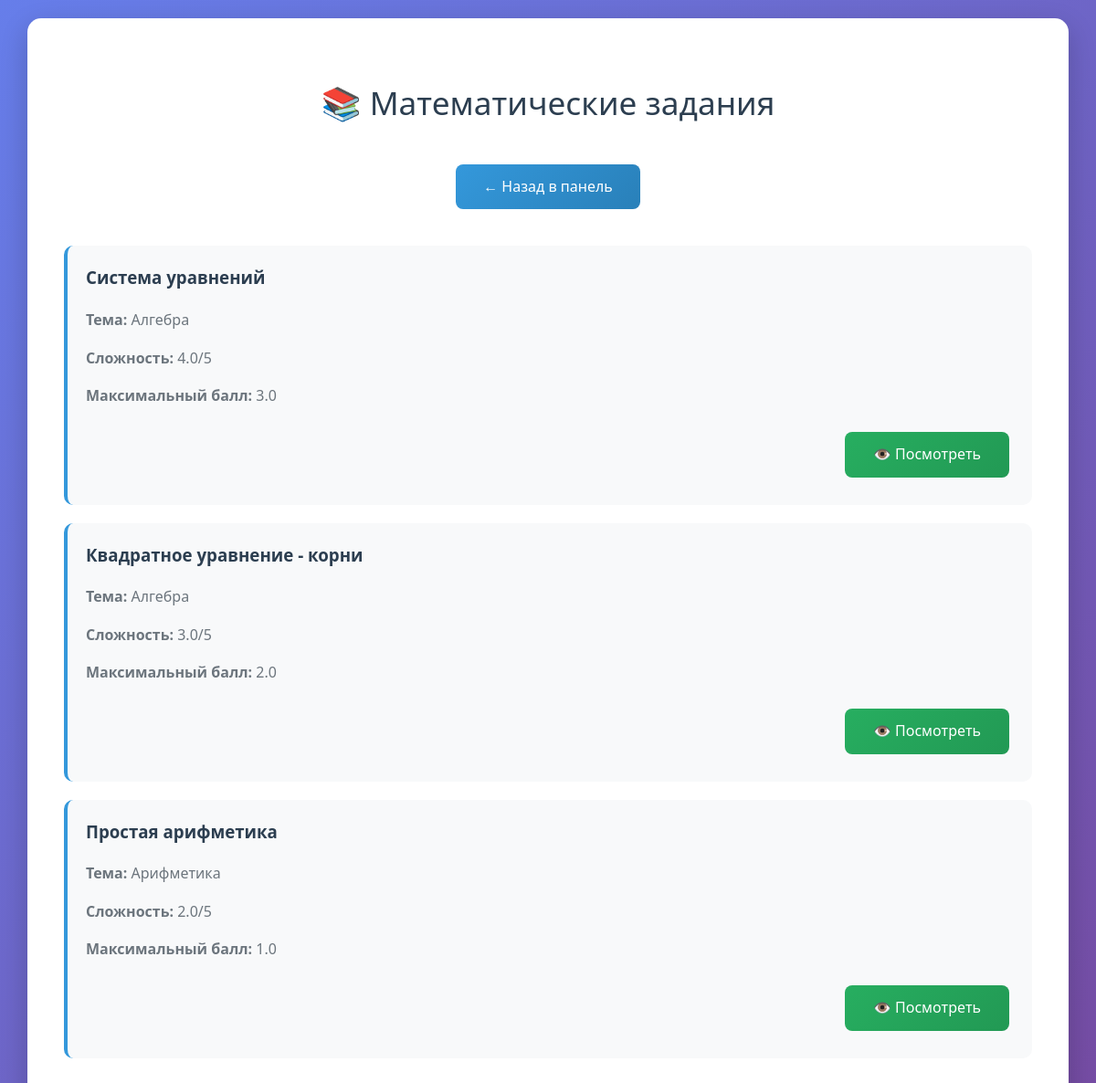
Screenshot of /tasks/ (signed in) with the database file from the repository.
### models.py (models this page shows, shortened)
class MathTask(db.Model):
    __tablename__ = 'math_tasks'
    id = db.Column(db.Integer, primary_key=True)
    title = db.Column(db.String(200), nullable=False)
    description = db.Column(db.Text, nullable=False)
    answer_type = db.Column(db.String(50), nullable=False)  # 'single', 'system', 'coordinates', etc.
    correct_answer = db.Column(db.JSON, nullable=False)     # JSON с правильным ответом
    answer_schema = db.Column(db.JSON)                      # JSON схема полей для ввода
    explanation = db.Column(db.Text)
    difficulty_level = db.Column(db.Float, nullable=False)  # 0-1
    topic = db.Column(db.String(100), nullable=False)       # Алгебра, Геометрия и т.д.
    max_score = db.Column(db.Float, default=1.0)           # Максимальный балл
    created_by = db.Column(db.Integer, db.ForeignKey('users.id'), nullable=False)
    created_at = db.Column(db.DateTime, default=datetime.utcnow)
    is_active = db.Column(db.Boolean, default=True)
    attempts = db.relationship('TaskAttempt', backref='task', lazy='dynamic')

### blueprints/tasks.py (the view)
@tasks_bp.route('/')
@login_required
def list_tasks():
    tasks = MathTask.query.filter_by(is_active=True).order_by(MathTask.created_at.desc()).all()
    return render_template('shared/tasks_list.html', tasks=tasks)

### app.py (called while the page is built)
@login_manager.user_loader
def load_user(user_id):
    return User.query.get(int(user_id))

### templates/shared/tasks_list.html (shortened to what this page needs)
<!DOCTYPE html>
<html lang="ru">
<head>
    <link rel="stylesheet" href="{{ url_for('static', filename='css/style.css') }}">
</head>
<body>
    <div class="container">
        <h1>📚 Математические задания</h1>
        <div style="text-align: center; margin-bottom: 30px;">
            <a href="{{ url_for('main.dashboard') }}" class="btn">← Назад в панель</a>
        </div>
        {% if tasks %}
            {% for task in tasks %}
                <div style="background: #f8f9fa; padding: 20px; border-radius: 10px; margin: 20px 0; border-left: 4px solid #3498db;">
                    <h3 style="color: #2c3e50; margin-top: 0;">{{ task.title }}</h3>
                    <p style="color: #6c757d;"><strong>Тема:</strong> {{ task.topic }}</p>
                    <p style="color: #6c757d;"><strong>Сложность:</strong> {{ task.difficulty_level }}/5</p>
                    <p style="color: #6c757d;"><strong>Максимальный балл:</strong> {{ task.max_score }}</p>
                    <div style="text-align: right; margin-top: 15px;">
                        <a href="{{ url_for('tasks.view_task', task_id=task.id) }}" class="btn btn-success">
                            {% if current_user.role == "student" %}📝 Решать{% else %}👁️ Посмотреть{% endif %}
                        </a>
                    </div>
                </div>
            {% endfor %}
        {% else %}
            <div style="text-align: center; color: #6c757d; margin: 40px 0;">
                <p>Пока нет доступных заданий.</p>
            </div>
        {% endif %}
    </div>
</body>
</html>

### static/css/style.css (style rules this page uses)
body { font-family: 'Segoe UI', Tahoma, Geneva, Verdana, sans-serif; max-width: min(1200px, 95%); margin: 0 auto; padding: 20px 10px; background: linear-gradient(135deg, #667eea 0%, #764ba2 100%); min-height: 100vh; line-height: 1.6; }
.container { background: white; padding: 40px; border-radius: 15px; box-shadow: 0 10px 30px rgba(0,0,0,0.2); margin: 0 auto 20px; width: 100%; box-sizing: border-box; }
h1 { color: #2c3e50; text-align: center; margin-bottom: 30px; font-size: 2.2em; font-weight: 300; }
.btn { display: inline-block; background: linear-gradient(135deg, #3498db, #2980b9); color: white; padding: 12px 30px; text-decoration: none; border-radius: 8px; margin: 10px 5px; border: none; cursor: pointer; font-size: 16px; font-weight: 500; transition: all 0.3s ease; text-align: center; min-width: 120px; }
.btn-success { background: linear-gradient(135deg, #27ae60, #229954); }

### rows the page displays
MathTask: title "Система уравнений", topic "Алгебра", difficulty_level "4.0", max_score "3.0"
MathTask: title "Квадратное уравнение - корни", topic "Алгебра", difficulty_level "3.0", max_score "2.0"
MathTask: title "Простая арифметика", topic "Арифметика", difficulty_level "2.0", max_score "1.0"
